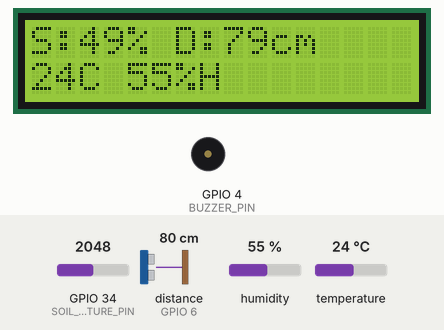
Simulated run of this sketch. Board: ESP32-S3. Parts: 16×2 character LCD, buzzer (waves = sounding). Wiring (inferred from the names in the program): ultrasonic range finder: trigger GPIO 5; echo GPIO 6. The test bench sets the inputs (shaded band); at power-on: distance to the obstacle (sensor on GPIO 6) 80 cm, GPIO 34 (SOIL_MOISTURE_PIN) = 2048, humidity 55 %, temperature 24 °C. The echo pulse lasts 58.3 µs per cm; what the sketch prints to the serial monitor is not drawn.

Above: at 3.2 s.
3.3 s: distance to the obstacle (sensor on GPIO 6) set to 55 cm
At 5.2 s:
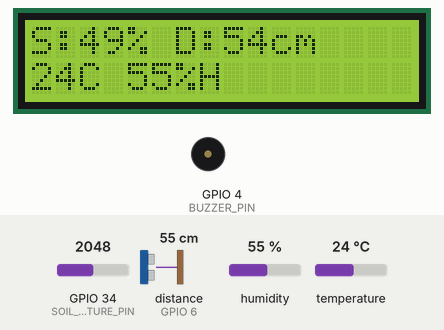
5.9 s: distance to the obstacle (sensor on GPIO 6) set to 46 cm
At 7.11 s:
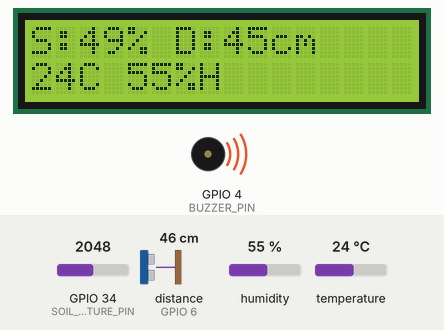
11.6 s: distance to the obstacle (sensor on GPIO 6) set to 299 cm
At 14.5 s:
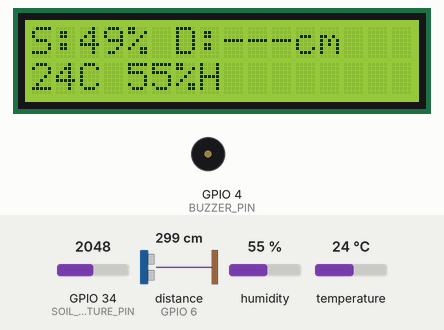
18.0 s: GPIO 34 (SOIL_MOISTURE_PIN) set to 2866
At 21.5 s:
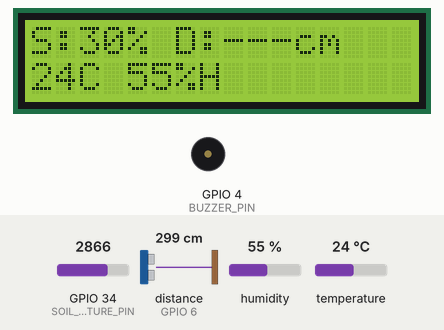
21.8 s: humidity set to 22 %
At 23.3 s:
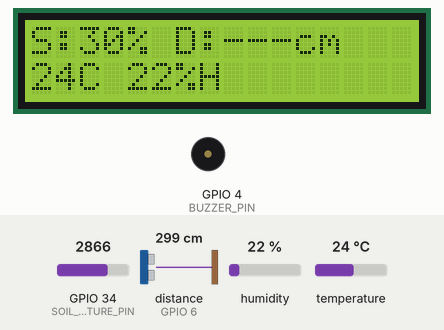
24.0 s: temperature set to 12 °C
At 26.1 s:
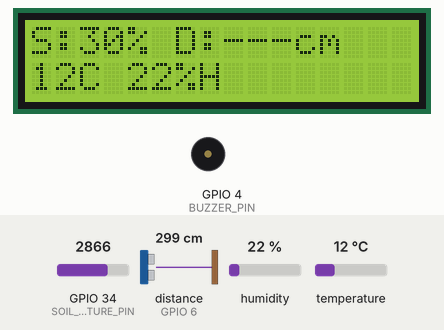
Timing chart, 0 to 27.3 s (numbered marks = the images above; inputs shaded):
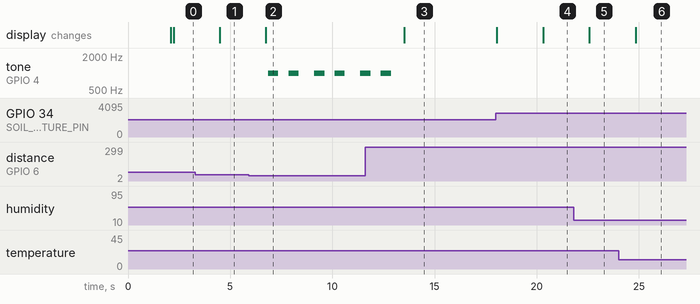

Measured:
- the behaviour switches between 51 and 50 cm on distance to the obstacle (sensor on GPIO 6) (found by bisection; images 1 and 2)
- after the input at 3.3 s, the display: changes after 1.2 s (image 1)
- after the input at 5.9 s, tone on GPIO 4 (BUZZER_PIN): plays 1000 Hz for 0.50 s, 1000 Hz for 0.50 s, 1000 Hz for 0.50 s, 1000 Hz for 0.50 s, 1000 Hz for 0.23 s, starting after 0.96 s; the display: changes after 0.84 s (image 2)
- after the input at 11.6 s, tone on GPIO 4 (BUZZER_PIN): goes on until 12.9 s, then stays silent; the display: changes after 1.9 s (image 3)
- after the input at 18.0 s, the display: first changes at once (image 4 shows a later state)
- after the input at 21.8 s, the display: changes after 0.77 s (image 5)
- after the input at 24.0 s, the display: changes after 0.83 s (image 6)

The sketch:

sketch_mar7a_copy_20260308151826.ino
```cpp
#include <Wire.h>
#include <LiquidCrystal_I2C.h>
#include <DHT.h>

// Pin Definitions
const int BUZZER_PIN = 4;
const int TRIG_PIN = 5;
const int ECHO_PIN = 6;
const int SOIL_MOISTURE_PIN = 34;
const int DHT22_PIN = 21;

// Constants
const float SOUND_SPEED = 0.034; // Speed of sound in cm/us
const int MAX_DISTANCE_CM = 50;  // Maximum distance for buzzer alert
const int SOIL_DRY_THRESHOLD = 40; // Soil moisture percentage threshold
const int READINGS_COUNT = 10;   // Number of readings for averaging
const unsigned long SENSOR_READ_INTERVAL = 2000; // 2 seconds between readings

// Objects
LiquidCrystal_I2C lcd(0x27, 16, 2);
DHT dht22(DHT22_PIN, DHT22);

// Variables
unsigned long lastSensorRead = 0;
float distance = 0.0;
int soilMoisture = 0;
int moisturePercent = 0;
float humidity = 0.0;
float temperatureC = 0.0;
float temperatureF = 0.0;

// Function to read soil moisture with averaging
int readSoilMoisture() {
  int totalMoisture = 0;
  for (int i = 0; i < READINGS_COUNT; i++) {
    totalMoisture += analogRead(SOIL_MOISTURE_PIN);
    delay(10);
  }
  return totalMoisture / READINGS_COUNT;
}

// Function to read ultrasonic sensor
float readDistance() {
  digitalWrite(TRIG_PIN, LOW);
  delayMicroseconds(2);

  digitalWrite(TRIG_PIN, HIGH);
  delayMicroseconds(10);
  digitalWrite(TRIG_PIN, LOW);

  long timing = pulseIn(ECHO_PIN, HIGH, 30000); // Timeout after 30ms
  if (timing == 0) return 999.9; // No echo received

  return (timing * SOUND_SPEED) / 2;
}

// Function to update LCD display
void updateLCD() {
  lcd.clear();

  // First row: Soil moisture and distance
  lcd.setCursor(0, 0);
  lcd.print("S:");
  lcd.print(moisturePercent);
  lcd.print("% ");

  lcd.print("D:");
  if (distance < 100) {
    lcd.print((int)distance);
  } else {
    lcd.print("---");
  }
  lcd.print("cm");

  // Second row: Temperature and humidity
  lcd.setCursor(0, 1);
  if (!isnan(temperatureC)) {
    lcd.print((int)temperatureC);
    lcd.print("C ");
    lcd.print((int)humidity);
    lcd.print("%H");
  } else {
    lcd.print("Sensor Error");
  }
}

// Function to control buzzer based on distance
void controlBuzzer() {
  static unsigned long lastBuzzerToggle = 0;
  static bool buzzerState = false;

  if (distance <= MAX_DISTANCE_CM && distance > 0) {
    // Buzzer pattern: beep every 500ms when object is close
    if (millis() - lastBuzzerToggle >= 500) {
      buzzerState = !buzzerState;
      if (buzzerState) {
        tone(BUZZER_PIN, 1000);
      } else {
        noTone(BUZZER_PIN);
      }
      lastBuzzerToggle = millis();
    }
  } else {
    noTone(BUZZER_PIN);
    buzzerState = false;
  }
}

// Function to print all sensor data to Serial
void printSerialData() {
  Serial.println("=== SENSOR READINGS ===");

  // Distance
  Serial.print("Distance: ");
  if (distance < 100) {
    Serial.print(distance);
    Serial.print(" cm | ");
    Serial.print(distance / 2.54);
    Serial.println(" in");
  } else {
    Serial.println("Out of range");
  }

  // Soil moisture
  Serial.print("Soil Moisture: ");
  Serial.print(soilMoisture);
  Serial.print(" raw | ");
  Serial.print(moisturePercent);
  Serial.println("%");
  Serial.print("Soil Status: ");
  Serial.println(moisturePercent < SOIL_DRY_THRESHOLD ? "DRY" : "WET");

  // DHT22
  if (!isnan(humidity) && !isnan(temperatureC)) {
    Serial.print("Humidity: ");
    Serial.print(humidity);
    Serial.print("% | ");
    Serial.print("Temperature: ");
    Serial.print(temperatureC);
    Serial.print("°C ~ ");
    Serial.print(temperatureF);
    Serial.println("°F");
  } else {
    Serial.println("DHT22 sensor error!");
  }

  Serial.println("======================");
}

void setup() {
  Serial.begin(9600);

  // Initialize pins
  pinMode(ECHO_PIN, INPUT);
  pinMode(TRIG_PIN, OUTPUT);
  pinMode(BUZZER_PIN, OUTPUT);

  // Set initial states
  digitalWrite(TRIG_PIN, LOW);
  digitalWrite(BUZZER_PIN, LOW);

  // Initialize LCD
  lcd.init();
  lcd.backlight();

  // Initialize DHT22
  dht22.begin();

  // Welcome message
  lcd.setCursor(0, 0);
  lcd.print("System Starting");
  lcd.setCursor(0, 1);
  lcd.print("Please wait...");
  delay(2000);
  lcd.clear();
}

void loop() {
  // Read sensors at specified interval
  if (millis() - lastSensorRead >= SENSOR_READ_INTERVAL) {

    // Read all sensors
    distance = readDistance();
    soilMoisture = readSoilMoisture();
    moisturePercent = map(soilMoisture, 4095, 0, 0, 100);
    moisturePercent = constrain(moisturePercent, 0, 100);

    humidity = dht22.readHumidity();
    temperatureC = dht22.readTemperature();
    temperatureF = dht22.readTemperature(true);

    // Update display and serial
    updateLCD();
    printSerialData();

    lastSensorRead = millis();
  }

  // Control buzzer (runs independently)
  controlBuzzer();
}
```
